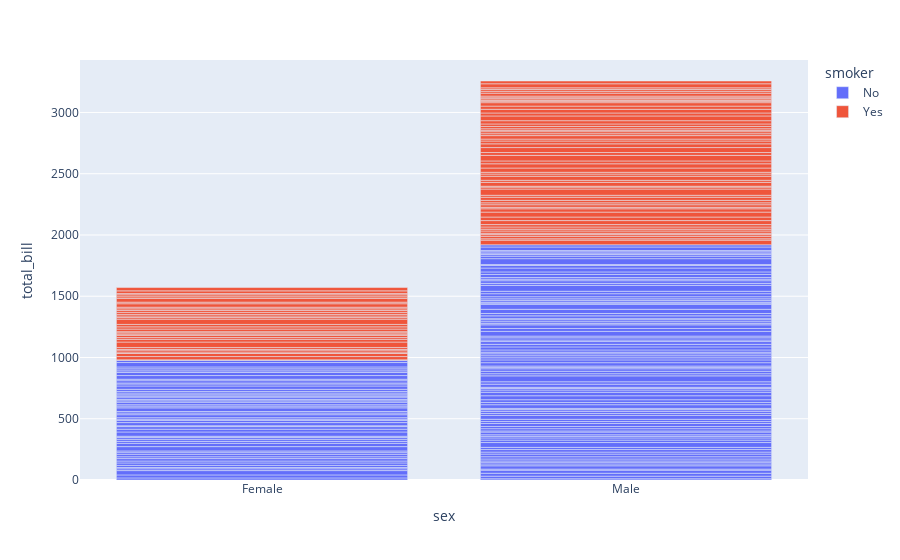

The notebook cell saved with this chart:
### Code cell
# add color
fig = px.bar(tips, x='sex', y='total_bill', color='smoker')
fig.show()
fig.write_image('./output/01_Bar_a.png', scale=3)

### Figure 1 — Plotly figure (JSON) as saved in the notebook; plotly's stock layout.template omitted (floating-point values rounded to 4 significant figures; data arrays with more than 128 entries replaced by an {"elided": "..."} marker saying what was removed)
{"data": [{"alignmentgroup": "True", "hovertemplate": "smoker=No<br>sex=%{x}<br>total_bill=%{y}<extra></extra>", "legendgroup": "No", "marker": {"color": "#636efa", "pattern": {"shape": ""}}, "name": "No", "offsetgroup": "No", "orientation": "v", "showlegend": true, "textposition": "auto", "type": "bar", "x": {"elided": "151 str values"}, "xaxis": "x", "y": {"elided": "151 float values"}, "yaxis": "y"}, {"alignmentgroup": "True", "hovertemplate": "smoker=Yes<br>sex=%{x}<br>total_bill=%{y}<extra></extra>", "legendgroup": "Yes", "marker": {"color": "#EF553B", "pattern": {"shape": ""}}, "name": "Yes", "offsetgroup": "Yes", "orientation": "v", "showlegend": true, "textposition": "auto", "type": "bar", "x": ["Male", "Male", "Male", "Male", "Male", "Male", "Female", "Male", "Female", "Female", "Male", "Male", "Male", "Male", "Female", "Female", "Male", "Male", "Male", "Male", "Female", "Female", "Female", "Female", "Male", "Male", "Male", "Female", "Male", "Female", "Female", "Female", "Male", "Male", "Male", "Male", "Male", "Male", "Male", "Male", "Female", "Male", "Male", "Male", "Male", "Male", "Male", "Female", "Male", "Female", "Male", "Male", "Female", "Male", "Male", "Male", "Male", "Female", "Female", "Male", "Male", "Female", "Female", "Female", "Male", "Female", "Male", "Male", "Male", "Female", "Male", "Male", "Female", "Female", "Female", "Male", "Male", "Male", "Female", "Male", "Female", "Male", "Male", "Female", "Female", "Female", "Male", "Male", "Male", "Male", "Male", "Female", "Male"], "xaxis": "x", "y": [38.01, 11.24, 20.29, 13.81, 11.02, 18.29, 3.07, 15.01, 26.86, 25.28, 17.92, 19.44, 32.68, 28.97, 5.75, 16.32, 40.17, 27.28, 12.03, 21.01, 11.35, 15.38, 44.3, 22.42, 15.36, 20.49, 25.21, 14.31, 16, 17.51, 10.59, 10.63, 50.81, 15.81, 7.25, 31.85, 16.82, 32.9, 17.89, 14.48, 9.6, 34.63, 34.65, 23.33, 45.35, 23.17, 40.55, 20.9, 30.46, 18.15, 23.1, 15.69, 19.81, 28.44, 15.48, 16.58, 10.34, 43.11, 13, 13.51, 18.71, 12.74, 13, 16.4, 20.53, 16.47, 26.59, 38.73, 24.27, 12.76, 30.06, 25.89, 13.27, 28.17, 12.9, 28.15, 11.59, 7.74, 30.14, 12.16, 13.42, 8.58, 13.42, 16.27, 10.09, 22.12, 24.01, 15.69, 15.53, 12.6, 32.83, 27.18, 22.67], "yaxis": "y"}], "layout": {"barmode": "relative", "legend": {"title": {"text": "smoker"}, "tracegroupgap": 0}, "margin": {"t": 60}, "xaxis": {"anchor": "y", "domain": [0, 1], "title": {"text": "sex"}}, "yaxis": {"anchor": "x", "domain": [0, 1], "title": {"text": "total_bill"}}}}
